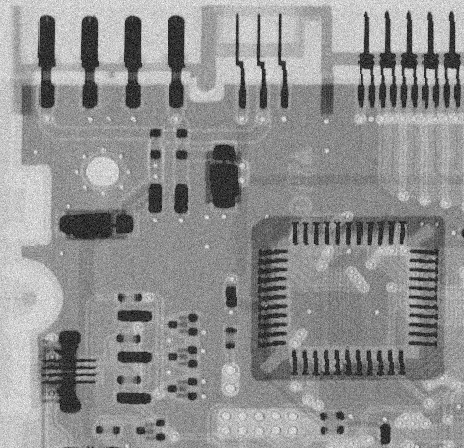
#> input picture data/P3_fig1.png, 464 x 448 px
$ python 3D.py
#> lines starting #> are read from the running program, lines starting #| are printed output that depends on the picture
#> further down, img is the input picture: shape (448, 464) float32; min 0, max 1, mean 0.567
### freq_filters.py
import numpy as np

# Lowpass Filter
###############################################################################
# INPUT
# shape:		P x Q shape of filter
# d0:		  	Cutoff frequency
# ftype:		Filter type ('ideal', 'butterworth' or 'gaussian')
# n:			Order of filter (only applies for butterworth filters)
# u_k:			u position of notch pair (only applies for notch filters)
# v_k:			v position of notch pair (only applies for notch filters)
###############################################################################
# OUTPUT
# H:		   A lowpass filter with input parameters
###############################################################################
def lowpass_filter(shape, d0=160, ftype='butterworth', n=2, u_k=0, v_k=0):

	P, Q = shape
	# Initialize filter with zeros
	H = np.zeros((P, Q))

	# Traverse through filter
	for u in range(0, P):
		for v in range(0, Q):
			# Get euclidean distance from point D(u,v) to the center
			D_uv = np.sqrt((u - P/2 + u_k)**2 + (v - Q/2 + v_k)**2)

			# Define lowpass transfer funtion according to filter type
			if ftype == 'ideal':

				if D_uv <= d0:
					H[u, v] = 1.0

			elif ftype == 'butterworth':

				H[u, v] = 1/(1 + (D_uv/d0)**(2*n))

			elif ftype == 'gaussian':

				H[u, v] = np.exp(-D_uv**2 / (2*d0)**2)

	return H

# Highpass Filter
###############################################################################
# INPUT
# shape:		P x Q shape of filter
# d0:		  	Cutoff frequency
# ftype:		Filter type ('ideal', 'butterworth' or 'gaussian')
# n:			Order of filter (only applies for butterworth filters)
# u_k:			u position of notch pair (only applies for notch filters)
# v_k:			v position of notch pair (only applies for notch filters)
###############################################################################
# OUTPUT
# H:		   A highpass filter with input parameters
###############################################################################
# [103 lines left out: functions highpass_filter, bandreject_filter, bandpass_filter, notch_reject_filter, notch_pass_filter, not called in this run]


# Filter image in frequency domain
###############################################################################
# INPUT
# img:			Input image
# fclass:		Filter class ('lowpass', 'highpass', 'bandreject' or 'bandpass')
# ftype:		Filter type ('ideal', 'butterworth' or 'gaussian')
# d0:			Cutoff frequency
# w:			Width of the band (only applies for bandpass/bandreject filters)
# n:			Order of filter (only applies for butterworth filters)
###############################################################################
# OUTPUT
# G:		   Output image
# H:		   Filter image
# P:		   Power spectrum of input image
###############################################################################
def filter_image_freq(img, fclass='lowpass', ftype='butterworth', d0=160, w=20, n=2, u_k=0, v_k=0):

	# Get padding parameters
#> called with fclass = 'lowpass', ftype = 'butterworth', d0 = 160, w = 20, n = 2, u_k = 0, v_k = 0
	M, N = img.shape
#> M = 448; N = 464
	P = 2*M
#> P = 896
	Q = 2*N
#> Q = 928

	# Take the fourier transform of the image, with padding to shape P X Q
	F = np.fft.fft2(img, s=(P,Q))

	# Shift the low frequencies to the center.
	F = np.fft.fftshift(F)

	# Get power spectrum of the image
	pow_spec = np.abs(F)**2

	# Create a filter with input parameters
	if fclass == 'lowpass':
		H = lowpass_filter(F.shape, d0, ftype, n)
	elif fclass == 'highpass':
		H = highpass_filter(F.shape, d0, ftype, n)
	elif fclass == 'bandreject':
		H = bandreject_filter(F.shape, d0, w, ftype, n)
	elif fclass == 'bandpass':
		H = bandpass_filter(F.shape, d0, w, ftype, n)
	elif fclass == 'notchreject':
		H = notch_reject_filter(F.shape, d0, ftype, n, u_k, v_k)
	elif fclass == 'notchpass':
		H = notch_pass_filter(F.shape, d0, ftype, n, u_k, v_k)

	# Form product of image with filter
	G = F * H

	# Shift frequencies back
	G = np.fft.ifftshift(G)

	# Inverse fourier transform to get output image in spatial domain
	G = np.fft.ifft2(G)

	# Get real values
	G = np.abs(G)
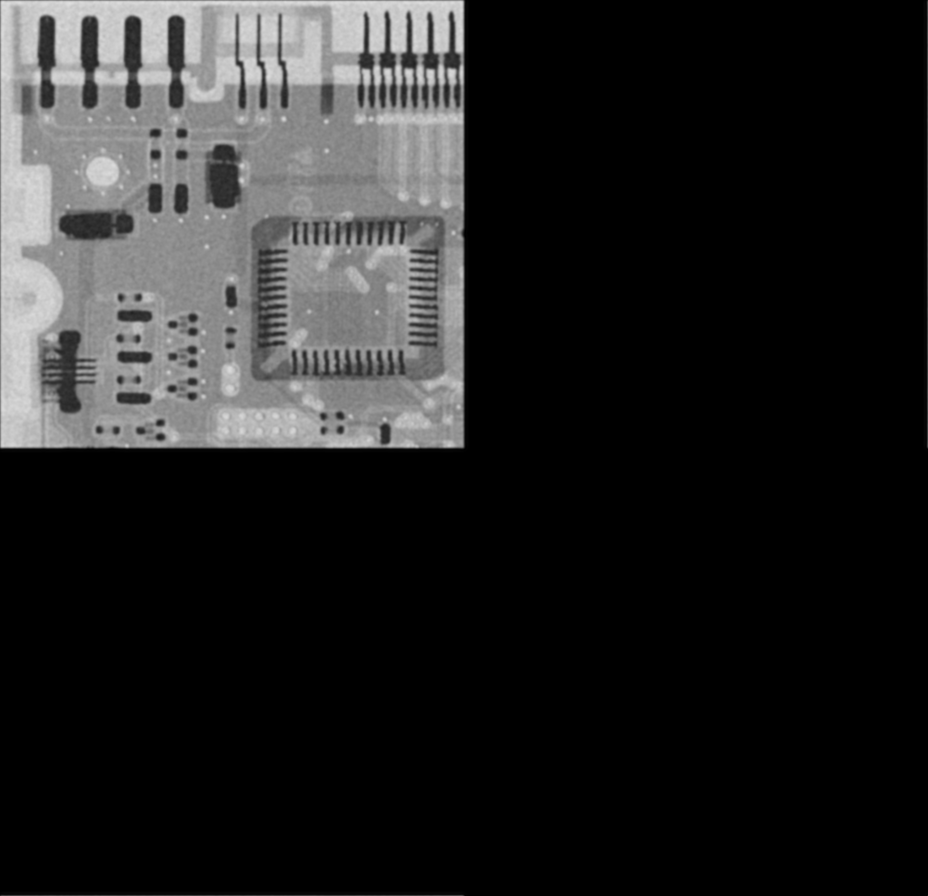
#> G: shape (896, 928) float64; min 1.45e-17, max 0.879, mean 0.142

	# Extract M x N image from top left quadrant
	G = G[0:M, 0:N]
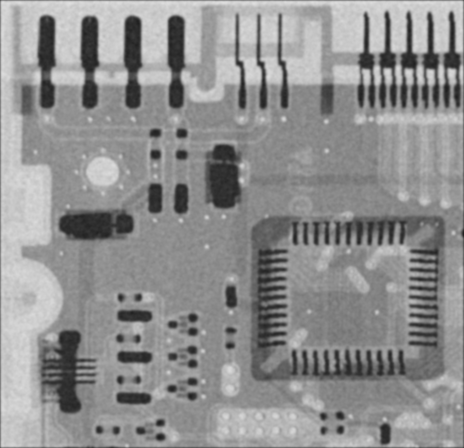
#> G: shape (448, 464) float64; min 0.116, max 0.879, mean 0.565

	# Return output image, the filter used and the power spectrum of input image
	return G, np.abs(H), np.log(pow_spec)

### scaling_functions.py
import numpy as np

# Convert image to double [0, 1] scale
# [6 lines left out: function im2double, not called in this run]

# Convert image to uint8 [0, 255] scale (assumes img is scaled in range [0,1])
def im2uint8(img):
    # Scale to [0, 255] and round off to nearest integer
    out = np.around(255*img)
    # Clip values outside range [0, 255]
    out = np.clip(out, a_min=0, a_max=255)
    return out.astype(np.uint8)

### 3D.py
import numpy as np
import matplotlib.pyplot as plt
import matplotlib.image as mpimg

from freq_filters import filter_image_freq
from scaling_functions import im2double, im2uint8

# Global max and min intensity values for plotting
max_r = np.iinfo(np.uint8).max
min_r = np.iinfo(np.uint8).min

if __name__ == "__main__":
	# Load image to numpy array
	img = mpimg.imread('data/P3_fig1.png')

	# Filter image in frequency domain using a butterworth lowpass filter of
	# order 2 with cutoff frequency 160
	G, H, P = filter_image_freq(img, fclass='lowpass', ftype='butterworth', d0=160, n=2)
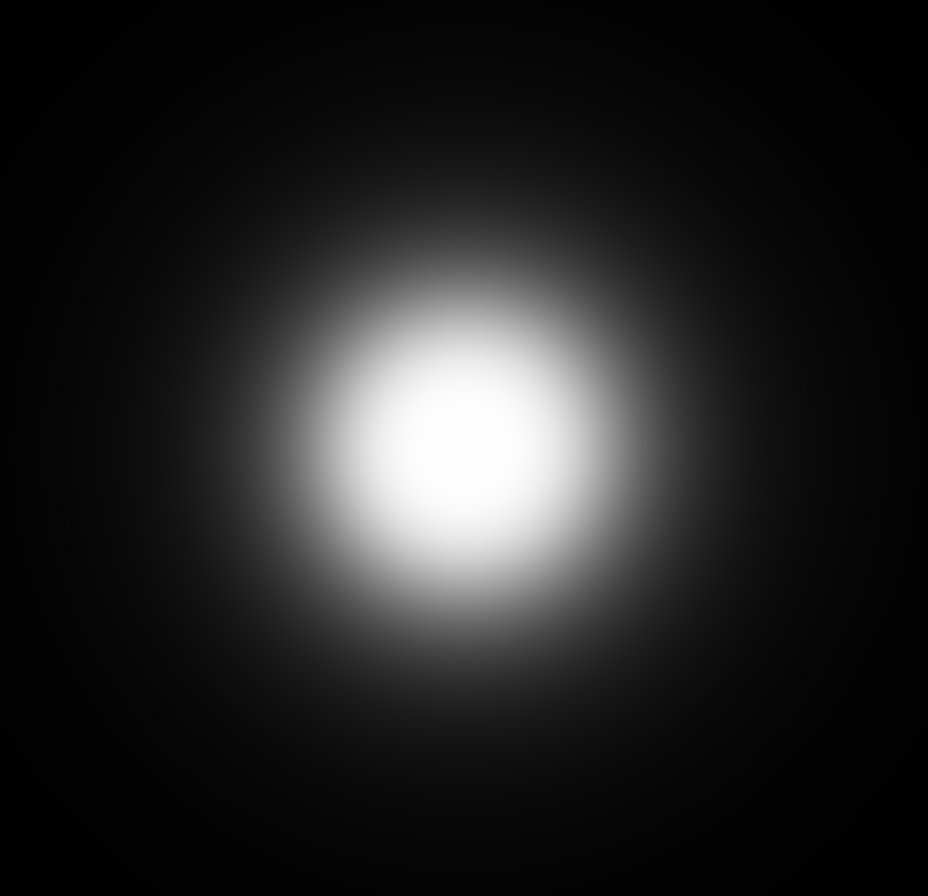
#> H: shape (896, 928) float64; min 0.00377, max 1, mean 0.142
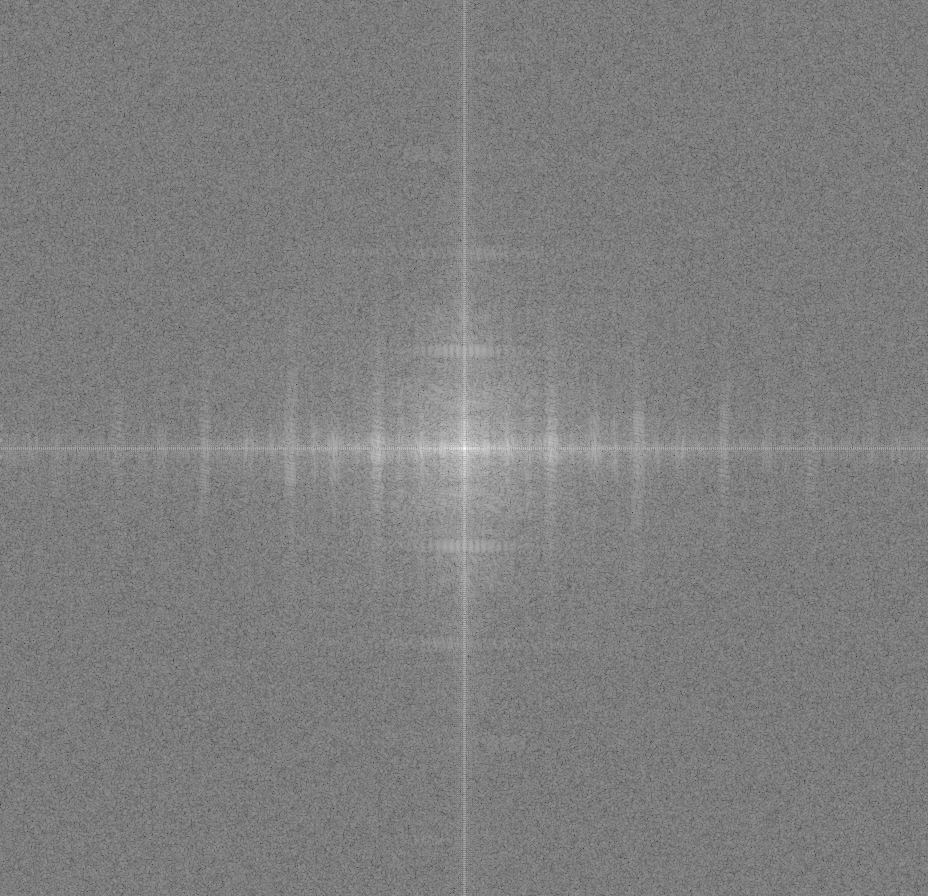
#> P: shape (896, 928) float64; min -10.83, max 23.35, mean 6.2; drawn with min black and max white

	# Scale to uint8 before displaying
	img = im2uint8(img)
	G = im2uint8(G)

	# Plot results
	fig = plt.figure()
	fig.suptitle('3D: Denoising', fontsize=20)

	ax = plt.subplot(2,2,1)
	ax.set_title("Original Image")
	plt.imshow(img, cmap=plt.cm.gray, vmin=min_r, vmax=max_r)
	plt.axis('off')

	ax = plt.subplot(2,2,2)
	ax.set_title("Image Power Spectrum")
	plt.imshow(P, cmap=plt.cm.gray)
	plt.axis('off')

	ax = plt.subplot(2,2,3)
	ax.set_title("Butterworth Lowpass Filter (d0=160, n=2)")
	plt.imshow(H, cmap=plt.cm.gray)
	plt.axis('off')

	ax = plt.subplot(2,2,4)
	ax.set_title("Result")
	plt.imshow(G, cmap=plt.cm.gray, vmin=min_r, vmax=max_r)
	plt.axis('off')

	plt.show()
